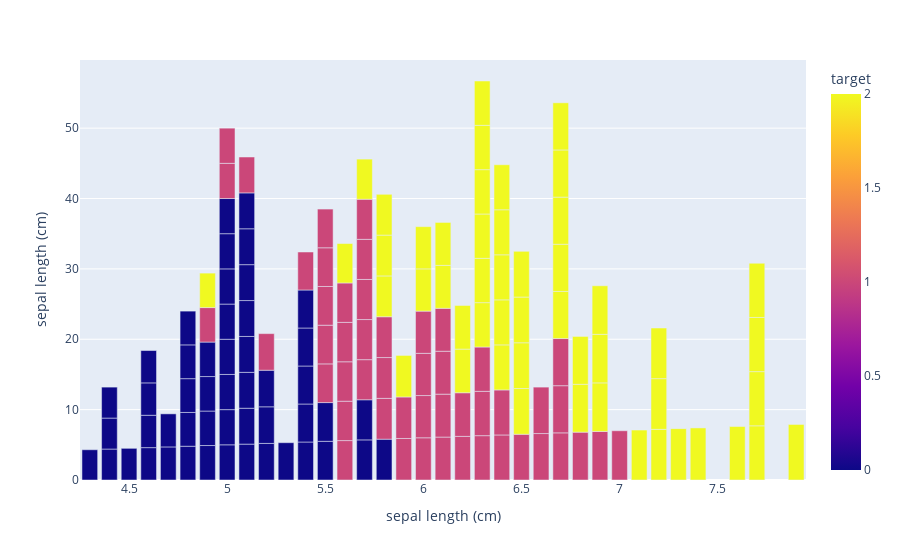

Notebook code for this chart:
### Code cell
fig = pc.bar(data1, x='sepal length (cm)', y='sepal length (cm)', color = "target", hover_data = ["petal length (cm)"])
fig.show()

### Figure 1 — Plotly figure (JSON) as saved in the notebook; plotly's stock layout.template omitted (floating-point values rounded to 4 significant figures; data arrays with more than 128 entries replaced by an {"elided": "..."} marker saying what was removed)
{"data": [{"alignmentgroup": "True", "customdata": {"elided": "150x1 float values"}, "hovertemplate": "sepal length (cm)=%{y}<br>petal length (cm)=%{customdata[0]}<br>target=%{marker.color}<extra></extra>", "legendgroup": "", "marker": {"color": {"elided": "150 int values"}, "coloraxis": "coloraxis"}, "name": "", "offsetgroup": "", "orientation": "v", "showlegend": false, "textposition": "auto", "type": "bar", "x": {"elided": "150 float values"}, "xaxis": "x", "y": {"elided": "150 float values"}, "yaxis": "y"}], "layout": {"barmode": "relative", "coloraxis": {"colorbar": {"title": {"text": "target"}}, "colorscale": [[0, "#0d0887"], [0.1111, "#46039f"], [0.2222, "#7201a8"], [0.3333, "#9c179e"], [0.4444, "#bd3786"], [0.5556, "#d8576b"], [0.6667, "#ed7953"], [0.7778, "#fb9f3a"], [0.8889, "#fdca26"], [1, "#f0f921"]]}, "legend": {"tracegroupgap": 0}, "margin": {"t": 60}, "xaxis": {"anchor": "y", "domain": [0, 1], "title": {"text": "sepal length (cm)"}}, "yaxis": {"anchor": "x", "domain": [0, 1], "title": {"text": "sepal length (cm)"}}}}
